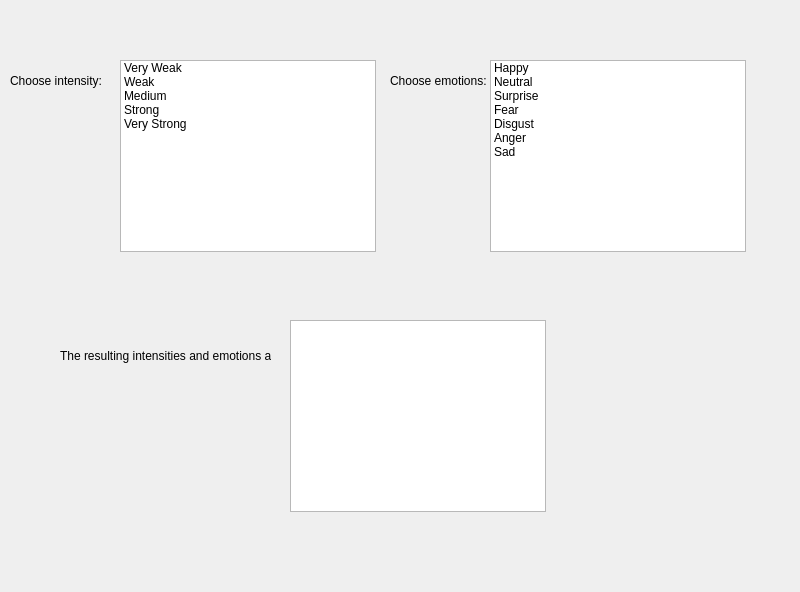
<?xml version="1.0" encoding="UTF-8"?>
<ui version="4.0">
 <class>Dialog</class>
 <widget class="QDialog" name="Dialog">
  <property name="geometry">
   <rect>
    <x>0</x>
    <y>0</y>
    <width>800</width>
    <height>592</height>
   </rect>
  </property>
  <property name="windowTitle">
   <string>Dialog</string>
  </property>
  <widget class="QListWidget" name="intensityWidget">
   <property name="geometry">
    <rect>
     <x>120</x>
     <y>60</y>
     <width>256</width>
     <height>192</height>
    </rect>
   </property>
   <item>
    <property name="text">
     <string>Very Weak</string>
    </property>
   </item>
   <item>
    <property name="text">
     <string>Weak</string>
    </property>
   </item>
   <item>
    <property name="text">
     <string>Medium</string>
    </property>
   </item>
   <item>
    <property name="text">
     <string>Strong</string>
    </property>
   </item>
   <item>
    <property name="text">
     <string>Very Strong</string>
    </property>
   </item>
  </widget>
  <widget class="QListWidget" name="emotionWidget">
   <property name="geometry">
    <rect>
     <x>490</x>
     <y>60</y>
     <width>256</width>
     <height>192</height>
    </rect>
   </property>
   <property name="selectionMode">
    <enum>QAbstractItemView::MultiSelection</enum>
   </property>
   <property name="selectionBehavior">
    <enum>QAbstractItemView::SelectItems</enum>
   </property>
   <property name="selectionRectVisible">
    <bool>false</bool>
   </property>
   <item>
    <property name="text">
     <string>Happy</string>
    </property>
   </item>
   <item>
    <property name="text">
     <string>Neutral</string>
    </property>
   </item>
   <item>
    <property name="text">
     <string>Surprise</string>
    </property>
   </item>
   <item>
    <property name="text">
     <string>Fear</string>
    </property>
   </item>
   <item>
    <property name="text">
     <string>Disgust</string>
    </property>
   </item>
   <item>
    <property name="text">
     <string>Anger</string>
    </property>
   </item>
   <item>
    <property name="text">
     <string>Sad</string>
    </property>
   </item>
  </widget>
  <widget class="QListWidget" name="resultWidget">
   <property name="geometry">
    <rect>
     <x>290</x>
     <y>320</y>
     <width>256</width>
     <height>192</height>
    </rect>
   </property>
  </widget>
  <widget class="QLabel" name="labelIntensity">
   <property name="geometry">
    <rect>
     <x>10</x>
     <y>60</y>
     <width>101</width>
     <height>41</height>
    </rect>
   </property>
   <property name="text">
    <string>Choose intensity:</string>
   </property>
  </widget>
  <widget class="QLabel" name="labelEmotions">
   <property name="geometry">
    <rect>
     <x>390</x>
     <y>60</y>
     <width>101</width>
     <height>41</height>
    </rect>
   </property>
   <property name="text">
    <string>Choose emotions:</string>
   </property>
  </widget>
  <widget class="QLabel" name="labelResult">
   <property name="geometry">
    <rect>
     <x>60</x>
     <y>330</y>
     <width>211</width>
     <height>51</height>
    </rect>
   </property>
   <property name="text">
    <string>The resulting intensities and emotions are:</string>
   </property>
  </widget>
 </widget>
 <resources/>
 <connections/>
</ui>
